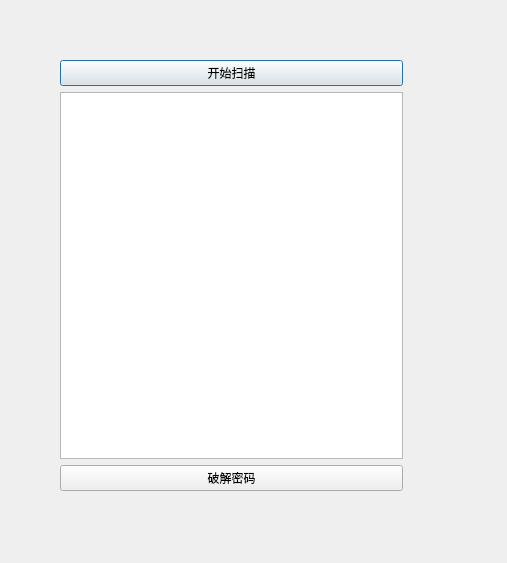
<?xml version="1.0" encoding="UTF-8"?>
<ui version="4.0">
 <class>ScanWifi</class>
 <widget class="QDialog" name="ScanWifi">
  <property name="geometry">
   <rect>
    <x>0</x>
    <y>0</y>
    <width>507</width>
    <height>563</height>
   </rect>
  </property>
  <property name="windowTitle">
   <string>wifi密码破解器</string>
  </property>
  <widget class="QWidget" name="layoutWidget">
   <property name="geometry">
    <rect>
     <x>60</x>
     <y>60</y>
     <width>343</width>
     <height>431</height>
    </rect>
   </property>
   <layout class="QVBoxLayout" name="verticalLayout">
    <item>
     <widget class="QPushButton" name="pushButton">
      <property name="text">
       <string>开始扫描</string>
      </property>
     </widget>
    </item>
    <item>
     <widget class="QListView" name="listView"/>
    </item>
    <item>
     <widget class="QPushButton" name="pushButton_2">
      <property name="text">
       <string>破解密码</string>
      </property>
     </widget>
    </item>
   </layout>
  </widget>
 </widget>
 <resources/>
 <connections/>
</ui>
